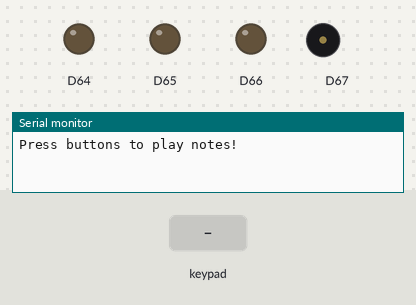
Simulated run of this sketch. Board: Arduino Uno R4 WiFi. On the bench: output pins drawn as LEDs (lit = HIGH), buzzer (waves = sounding), the last lines printed to the serial monitor. Inputs (shaded band) come from the test bench.

Above: at 1.2 s.
1.3 s: key 'B' pressed
At 1.39 s:
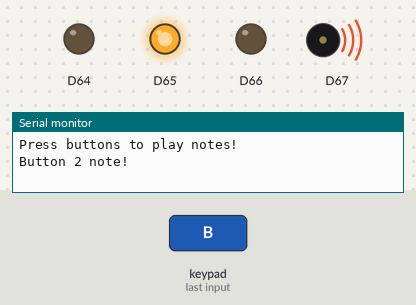
Timing chart, 0 to 4.3 s (numbered marks = the images above; inputs shaded):
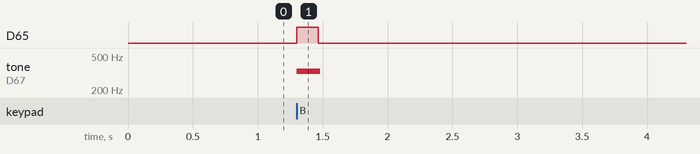

Measured:
- after the input at 1.3 s, D65: LOW → HIGH at once, → LOW 0.16 s later; tone on D67: silent → 330 Hz at once, → silent 0.18 s later

The sketch:

09_buttons_buzzer_combo.ino
```cpp
#include <Modulino.h>

ModulinoButtons buttons;
ModulinoBuzzer buzzer;

bool lastPressed[3] = {false, false, false};
const int buttonNotes[3] = {262, 330, 392}; // Do, Mi, Sol

void setup() {
  Serial.begin(115200);
  while (!Serial && millis() < 4000) {
  }

  Modulino.begin();
  buttons.begin();
  buzzer.begin();
  buttons.setLeds(false, false, false);

  Serial.println("Press buttons to play notes!");
}

void loop() {
  buttons.update();

  bool nowPressed[3] = {
    buttons.isPressed(0),
    buttons.isPressed(1),
    buttons.isPressed(2)
  };

  for (int i = 0; i < 3; i++) {
    if (nowPressed[i] && !lastPressed[i]) {
      buzzer.tone(buttonNotes[i], 180);
      Serial.print("Button ");
      Serial.print(i + 1);
      Serial.println(" note!");
    }
    lastPressed[i] = nowPressed[i];
  }

  buttons.setLeds(nowPressed[0], nowPressed[1], nowPressed[2]);
  delay(20);
}
```
